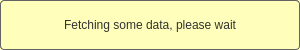
<?xml version="1.0" encoding="UTF-8"?>
<ui version="4.0">
 <class>LoadingWidget</class>
 <widget class="QWidget" name="LoadingWidget">
  <property name="geometry">
   <rect>
    <x>0</x>
    <y>0</y>
    <width>300</width>
    <height>50</height>
   </rect>
  </property>
  <property name="windowTitle">
   <string>Form</string>
  </property>
  <property name="styleSheet">
   <string notr="true">background-color: rgb(255, 255, 187);
border-color: rgb(100, 100, 100);
border-style: solid;
border-width: 1px;
border-radius: 4px;</string>
  </property>
  <layout class="QGridLayout" name="gridLayout">
   <property name="leftMargin">
    <number>0</number>
   </property>
   <property name="topMargin">
    <number>0</number>
   </property>
   <property name="rightMargin">
    <number>0</number>
   </property>
   <property name="bottomMargin">
    <number>0</number>
   </property>
   <item row="0" column="0">
    <widget class="QLabel" name="labelMain">
     <property name="styleSheet">
      <string notr="true">color: rgb(50, 50, 50);</string>
     </property>
     <property name="text">
      <string>Fetching some data, please wait</string>
     </property>
     <property name="alignment">
      <set>Qt::AlignCenter</set>
     </property>
    </widget>
   </item>
  </layout>
 </widget>
 <resources/>
 <connections/>
</ui>
